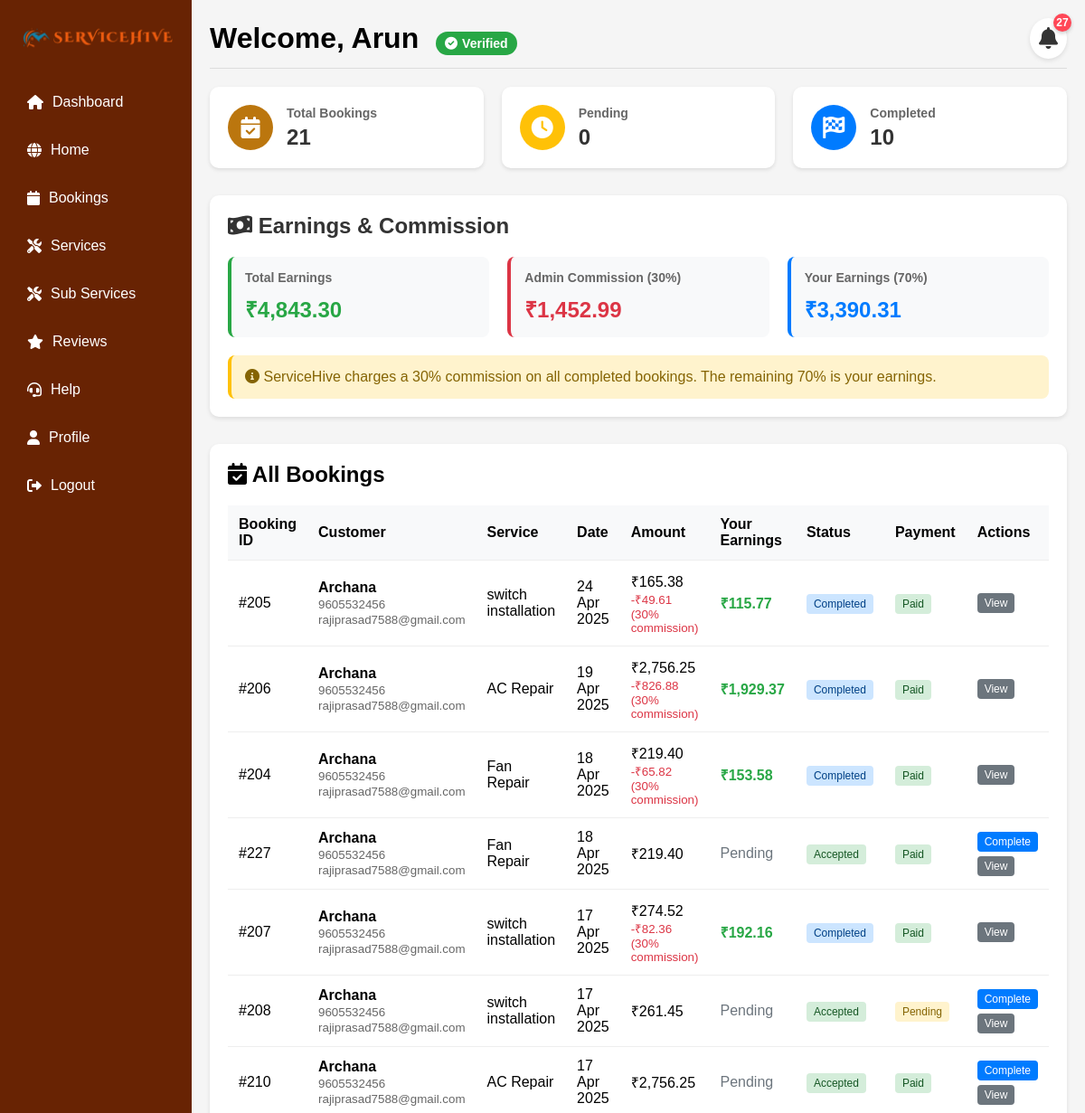
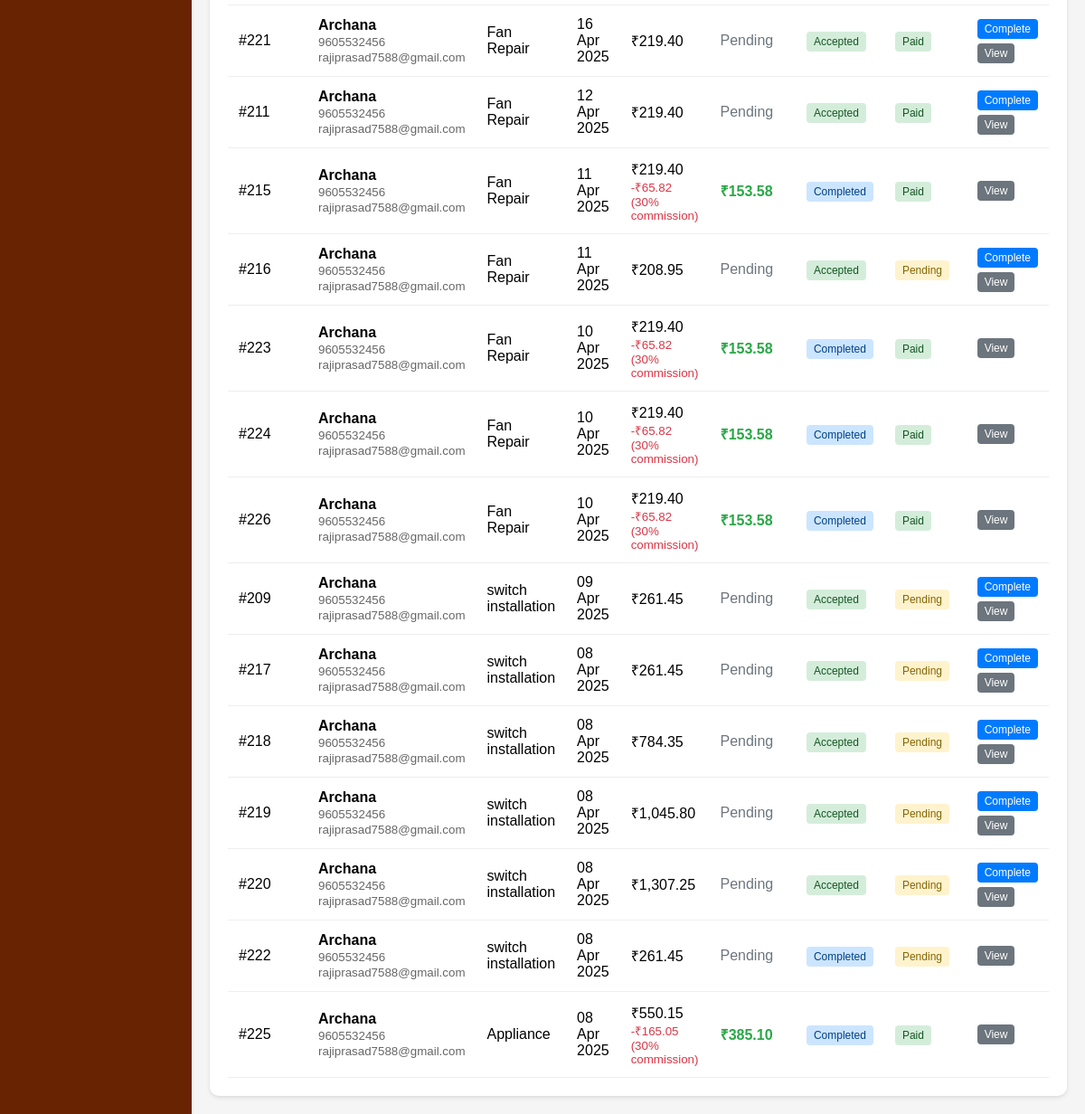
/provider_dashboard.php (signed in), run on the app's committed database (2 pictures, top to bottom).
### tables this page shows
CREATE TABLE `service_providers` (
  `provider_id` int(11) NOT NULL,
  `user_id` int(11) NOT NULL,
  `category_id` int(11) DEFAULT NULL,
  `business_name` varchar(100) DEFAULT NULL,
  `description` text DEFAULT NULL,
  `verified_status` tinyint(1) DEFAULT 0,
  `certifications` text DEFAULT NULL,
  `availability` longtext DEFAULT NULL CHECK (json_valid(`availability`)),
  `rating` decimal(3,2) DEFAULT 0.00,
  `total_reviews` int(11) DEFAULT 0,
  `status` enum('pending','approved','rejected') DEFAULT 'pending',
  `created_at` timestamp NOT NULL DEFAULT current_timestamp(),
  `updated_at` timestamp NOT NULL DEFAULT current_timestamp() ON UPDATE current_timestamp(),
  `id_type` enum('aadhar','pan','voter','driving') DEFAULT NULL,
  `license_number` varchar(50) DEFAULT NULL,
  `id_number` varchar(20) DEFAULT NULL,
  `id_verified` tinyint(4) DEFAULT 0,
  `id_proof_status` enum('pending','completed','rejected') DEFAULT 'pending',
  `id_proof_front` varchar(255) DEFAULT NULL,
  `id_proof_back` varchar(255) DEFAULT NULL,
  `address_proof` varchar(255) DEFAULT NULL,
  `documents_uploaded` enum('pending','completed','rejected') DEFAULT 'pending',
  `working_hours_start` time DEFAULT '09:00:00',
  `working_hours_end` time DEFAULT '17:00:00'
);

CREATE TABLE `users` (
  `id` int(11) NOT NULL,
  `username` varchar(50) NOT NULL,
  `email` varchar(100) NOT NULL,
  `mobile` varchar(15) NOT NULL,
  `password` varchar(255) NOT NULL,
  `role` enum('admin','user','service_provider') DEFAULT 'user',
  `status` enum('pending','approved','rejected') DEFAULT 'pending',
  `email_verified` tinyint(1) DEFAULT 0,
  `verification_token` varchar(255) DEFAULT NULL,
  `token_expiry` timestamp NULL DEFAULT NULL,
  `address` text DEFAULT NULL,
  `city` varchar(100) DEFAULT NULL,
  `state` varchar(2) DEFAULT NULL,
  `is_active` tinyint(1) DEFAULT 1,
  `created_at` timestamp NOT NULL DEFAULT current_timestamp(),
  `updated_at` timestamp NOT NULL DEFAULT current_timestamp() ON UPDATE current_timestamp()
);

CREATE TABLE `bookings` (
  `booking_id` int(11) NOT NULL,
  `user_id` int(11) NOT NULL,
  `address_id` int(11) DEFAULT NULL,
  `provider_id` int(11) NOT NULL,
  `service_id` int(11) NOT NULL,
  `category_id` int(11) DEFAULT NULL,
  `booking_date` date NOT NULL,
  `time_slot` time NOT NULL,
  `booking_time` time NOT NULL,
  `status` enum('pending','accepted','rejected','completed','cancelled') DEFAULT 'pending',
  `priority` enum('yes','no') DEFAULT 'no',
  `total_amount` decimal(10,2) NOT NULL,
  `refund_amount` decimal(10,2) DEFAULT NULL,
  `payment_status` enum('pending','paid','refunded') DEFAULT 'pending',
  `notes` text DEFAULT NULL,
  `created_at` timestamp NOT NULL DEFAULT current_timestamp(),
  `updated_at` timestamp NOT NULL DEFAULT current_timestamp() ON UPDATE current_timestamp(),
  `booking_reference` varchar(50) DEFAULT NULL,
  `address` text NOT NULL,
  `subtotal` decimal(10,2) NOT NULL,
  `convenience_fee` decimal(10,2) NOT NULL,
  `payment_method` varchar(50) DEFAULT NULL,
  `total_price` decimal(10,2) DEFAULT 0.00,
  `payment_id` varchar(100) DEFAULT NULL
);

CREATE TABLE `tbl_services` (
  `service_id` int(11) NOT NULL,
  `category_id` int(11) NOT NULL,
  `provider_id` int(11) NOT NULL,
  `service_name` varchar(255) NOT NULL,
  `price` decimal(10,2) NOT NULL,
  `description` text DEFAULT NULL,
  `pricing_type` enum('fixed','quantity','measurement') DEFAULT 'fixed',
  `add_to_cart_option` tinyint(1) DEFAULT 1,
  `is_active` tinyint(1) DEFAULT 1,
  `created_at` timestamp NOT NULL DEFAULT current_timestamp(),
  `updated_at` timestamp NOT NULL DEFAULT current_timestamp() ON UPDATE current_timestamp(),
  `image_path` varchar(255) DEFAULT NULL
);

### provider_dashboard.php (the view, shortened to what the rows shown need)
<?php
require_once 'dbconnect.php';
$user_id = $_SESSION['user_id'];
$stmt = $conn->prepare("
    SELECT sp.*, u.username
    FROM service_providers sp
    JOIN users u ON sp.user_id = u.id
    WHERE sp.user_id = ?
");
$stmt->bind_param("i", $user_id);
$stmt->execute();
$result = $stmt->get_result();
$provider_data = $result->fetch_assoc();
$provider_id = $provider_data['provider_id'];
$provider_name = $provider_data['username'];
$is_verified = $provider_data['verified_status'] == 1;
$verification_status = $provider_data['status'] ?? 'pending';
$is_restricted = !$is_verified && ($verification_status == 'pending' || $verification_status == 'rejected');
$documents_submitted = false;
if (isset($provider_id)) {
    $stmt = $conn->prepare("
        SELECT * FROM verification_documents
        WHERE provider_id = ?
        ORDER BY uploaded_at DESC
        LIMIT 1
    ");
    $stmt->bind_param("i", $provider_id);
    $stmt->execute();
    $doc_result = $stmt->get_result();
    $documents_submitted = $doc_result->num_rows > 0;
}
$stmt = $conn->prepare("
    SELECT id, title, message, created_at
    FROM notifications
    WHERE user_id = ? AND is_read = 0
    ORDER BY created_at DESC
");
$stmt->bind_param("i", $user_id);
$stmt->execute();
$notifications = $stmt->get_result()->fetch_all(MYSQLI_ASSOC);
$notification_count = count($notifications);
$stmt = $conn->prepare("
    SELECT
        b.*,
        u.username as customer_name,
        u.mobile as customer_mobile,
        u.email as customer_email,
        s.service_name,
        COALESCE(b.total_amount, b.total_price) as final_price
    FROM bookings b
    JOIN users u ON b.user_id = u.id
    JOIN tbl_services s ON b.service_id = s.service_id
    WHERE b.provider_id = ?
    ORDER BY b.booking_date DESC, b.time_slot ASC
");
$stmt->bind_param("i", $provider_id);
$stmt->execute();
$bookings = $stmt->get_result()->fetch_all(MYSQLI_ASSOC);
?>
<!DOCTYPE html>
<html lang="en">
<head>
    <link rel="stylesheet" href="https://cdnjs.cloudflare.com/ajax/libs/font-awesome/6.0.0/css/all.min.css">
</head>
<body>
    <div class="dashboard-container">
        <div class="main-content">
            <div class="header">
                <h1>
                    Welcome, <?php echo htmlspecialchars($provider_name); ?>
                    <?php if ($is_verified): ?>
                        <span class="verified-badge"><i class="fas fa-check-circle"></i> Verified</span>
                    <?php endif; ?>
                </h1>
                <div class="notification-bell">
                    <i class="fas fa-bell" id="bellIcon"></i>
                    <?php if ($notification_count > 0): ?>
                        <span class="notification-badge"><?php echo $notification_count; ?></span>
                    <?php endif; ?>
                </div>
            </div>
            <div class="commission-container" style="background-color: white; padding: 20px; border-radius: 10px; box-shadow: 0 2px 5px rgba(0,0,0,0.1); margin-bottom: 30px;">
                <h2 style="margin-bottom: 20px; color: #333; font-size: 1.5rem;"><i class="fas fa-money-bill-wave"></i> Earnings & Commission</h2>
            </div>
            <div class="bookings-container">
                <h2><i class="fas fa-calendar-check"></i> All Bookings</h2>
                <?php if ($is_restricted): ?>
                    <div class="restricted-message">
                        <i class="fas fa-lock"></i>
                        <h3>Account Verification Required</h3>
                        <p>Your account is currently under verification. You'll be able to manage bookings once your account is verified by our team.</p>
                        <p>Please complete the verification process if you haven't already. This usually takes 1-2 business days.</p>
                        <?php if (!$documents_submitted): ?>
                            <p><a href="#" id="showVerificationBtn" style="color: #ff5722; text-decoration: underline;">Click here to complete verification</a></p>
                        <?php endif; ?>
                    </div>
                <?php elseif (empty($bookings)): ?>
                    <div class="no-bookings">
                        <p>No bookings found.</p>
                    </div>
                <?php else: ?>
                    <div class="table-responsive">
                        <table class="booking-table">
                            <thead>
                                <tr>
                                    <th>Booking ID</th>
                                    <th>Customer</th>
                                    <th>Service</th>
                                    <th>Date</th>
                                    <th>Amount</th>
                                    <th>Your Earnings</th>
                                    <th>Status</th>
                                    <th>Payment</th>
                                    <th>Actions</th>
                                </tr>
                            </thead>
                            <tbody>
                                <?php foreach ($bookings as $booking): ?>
                                    <tr>
                                        <td>#<?php echo $booking['booking_id']; ?></td>
                                        <td>
                                            <div class="customer-info">
                                                <strong><?php echo htmlspecialchars($booking['customer_name']); ?></strong>
                                                <small><?php echo htmlspecialchars($booking['customer_mobile']); ?></small>
                                                <small><?php echo htmlspecialchars($booking['customer_email']); ?></small>
                                            </div>
                                        </td>
                                        <td><?php echo htmlspecialchars($booking['service_name']); ?></td>
                                        <td>
                                            <?php
                                            echo date('d M Y', strtotime($booking['booking_date'])) . '<br>';
                                            ?>
                                        </td>
                                        <td>
                                            ₹<?php echo number_format($booking['final_price'], 2); ?>
                                            <?php if ($booking['status'] === 'completed' && $booking['payment_status'] === 'paid'): ?>
                                                <small style="display: block; color: #dc3545;">
                                                    -₹<?php echo number_format($booking['final_price'] * 0.3, 2); ?> (30% commission)
                                                </small>
                                            <?php endif; ?>
                                        </td>
                                        <td>
                                            <?php if ($booking['status'] === 'completed' && $booking['payment_status'] === 'paid'): ?>
                                                <span style="color: #28a745; font-weight: bold;">
                                                    ₹<?php echo number_format($booking['final_price'] * 0.7, 2); ?>
                                                </span>
                                            <?php else: ?>
                                                <span style="color: #6c757d;">Pending</span>
                                            <?php endif; ?>
                                        </td>
                                        <td>
                                            <span class="status-badge status-<?php echo strtolower($booking['status']); ?>">
                                                <?php echo ucfirst($booking['status']); ?>
                                            </span>
                                        </td>
                                        <td>
                                            <span class="payment-status <?php echo strtolower($booking['payment_status']); ?>">
                                                <?php echo ucfirst($booking['payment_status']); ?>
                                            </span>
                                        </td>
                                        <td>
                                            <div class="action-buttons">
                                                <?php if ($is_restricted): ?>
                                                    <button disabled class="btn-action" style="opacity: 0.5; cursor: not-allowed;"
                                                            title="Available after verification">
                                                        Actions locked
                                                    </button>
                                                <?php else: ?>
                                                    <?php if ($booking['status'] === 'pending'): ?>
                                                        <button onclick="updateBookingStatus(<?php echo $booking['booking_id']; ?>, 'accepted')"
                                                                class="btn-action accept">
                                                            Accept
                                                        </button>
                                                        <button onclick="updateBookingStatus(<?php echo $booking['booking_id']; ?>, 'rejected')"
                                                                class="btn-action reject">
                                                            Reject
                                                        </button>
                                                    <?php elseif ($booking['status'] === 'accepted'): ?>
                                                        <button onclick="updateBookingStatus(<?php echo $booking['booking_id']; ?>, 'completed')"
                                                                class="btn-action complete">
                                                            Complete
                                                        </button>
                                                    <?php endif; ?>
                                                    <button onclick="viewBookingDetails(<?php echo $booking['booking_id']; ?>)"
                                                            class="btn-action view">
                                                        View
                                                    </button>
                                                <?php endif; ?>
                                            </div>
                                        </td>
                                    </tr>
                                <?php endforeach; ?>
                            </tbody>
                        </table>
                    </div>
                <?php endif; ?>
            </div>
        </div>
    </div>
</body>
</html>

### data on the page
service_providers: user.username "Arun"
bookings: booking_id "205", user.username "Archana", user.mobile "9605532456", user.email "rajiprasad7588@gmail.com", service.service_name "switch installation", booking_date "24 Apr 2025", final_price "165.38", final_price "49.61", final_price "115.77", status "Completed", payment_status "Paid"
bookings: booking_id "206", user.username "Archana", user.mobile "9605532456", user.email "rajiprasad7588@gmail.com", service.service_name "AC Repair", booking_date "19 Apr 2025", final_price "2,756.25", final_price "826.88", final_price "1,929.37", status "Completed", payment_status "Paid"
bookings: booking_id "204", user.username "Archana", user.mobile "9605532456", user.email "rajiprasad7588@gmail.com", service.service_name "Fan Repair", booking_date "18 Apr 2025", final_price "219.40", final_price "65.82", final_price "153.58", status "Completed", payment_status "Paid"
bookings: booking_id "227", user.username "Archana", user.mobile "9605532456", user.email "rajiprasad7588@gmail.com", service.service_name "Fan Repair", booking_date "18 Apr 2025", final_price "219.40", shows "Pending", status "Accepted", payment_status "Paid"
bookings: booking_id "207", user.username "Archana", user.mobile "9605532456", user.email "rajiprasad7588@gmail.com", service.service_name "switch installation", booking_date "17 Apr 2025", final_price "274.52", final_price "82.36", final_price "192.16", status "Completed", payment_status "Paid"
bookings: booking_id "208", user.username "Archana", user.mobile "9605532456", user.email "rajiprasad7588@gmail.com", service.service_name "switch installation", booking_date "17 Apr 2025", final_price "261.45", shows "Pending", status "Accepted", payment_status "Pending"
bookings: booking_id "210", user.username "Archana", user.mobile "9605532456", user.email "rajiprasad7588@gmail.com", service.service_name "AC Repair", booking_date "17 Apr 2025", final_price "2,756.25", shows "Pending", status "Accepted", payment_status "Paid"
bookings: booking_id "221", user.username "Archana", user.mobile "9605532456", user.email "rajiprasad7588@gmail.com", service.service_name "Fan Repair", booking_date "16 Apr 2025", final_price "219.40", shows "Pending", status "Accepted", payment_status "Paid"
bookings: booking_id "211", user.username "Archana", user.mobile "9605532456", user.email "rajiprasad7588@gmail.com", service.service_name "Fan Repair", booking_date "12 Apr 2025", final_price "219.40", shows "Pending", status "Accepted", payment_status "Paid"
bookings: booking_id "215", user.username "Archana", user.mobile "9605532456", user.email "rajiprasad7588@gmail.com", service.service_name "Fan Repair", booking_date "11 Apr 2025", final_price "219.40", final_price "65.82", final_price "153.58", status "Completed", payment_status "Paid"
bookings: booking_id "216", user.username "Archana", user.mobile "9605532456", user.email "rajiprasad7588@gmail.com", service.service_name "Fan Repair", booking_date "11 Apr 2025", final_price "208.95", shows "Pending", status "Accepted", payment_status "Pending"
bookings: booking_id "223", user.username "Archana", user.mobile "9605532456", user.email "rajiprasad7588@gmail.com", service.service_name "Fan Repair", booking_date "10 Apr 2025", final_price "219.40", final_price "65.82", final_price "153.58", status "Completed", payment_status "Paid"
bookings: booking_id "224", user.username "Archana", user.mobile "9605532456", user.email "rajiprasad7588@gmail.com", service.service_name "Fan Repair", booking_date "10 Apr 2025", final_price "219.40", final_price "65.82", final_price "153.58", status "Completed", payment_status "Paid"
bookings: booking_id "226", user.username "Archana", user.mobile "9605532456", user.email "rajiprasad7588@gmail.com", service.service_name "Fan Repair", booking_date "10 Apr 2025", final_price "219.40", final_price "65.82", final_price "153.58", status "Completed", payment_status "Paid"
bookings: booking_id "209", user.username "Archana", user.mobile "9605532456", user.email "rajiprasad7588@gmail.com", service.service_name "switch installation", booking_date "09 Apr 2025", final_price "261.45", shows "Pending", status "Accepted", payment_status "Pending"
bookings: booking_id "217", user.username "Archana", user.mobile "9605532456", user.email "rajiprasad7588@gmail.com", service.service_name "switch installation", booking_date "08 Apr 2025", final_price "261.45", shows "Pending", status "Accepted", payment_status "Pending"
bookings: booking_id "218", user.username "Archana", user.mobile "9605532456", user.email "rajiprasad7588@gmail.com", service.service_name "switch installation", booking_date "08 Apr 2025", final_price "784.35", shows "Pending", status "Accepted", payment_status "Pending"
bookings: booking_id "219", user.username "Archana", user.mobile "9605532456", user.email "rajiprasad7588@gmail.com", service.service_name "switch installation", booking_date "08 Apr 2025", final_price "1,045.80", shows "Pending", status "Accepted", payment_status "Pending"
bookings: booking_id "220", user.username "Archana", user.mobile "9605532456", user.email "rajiprasad7588@gmail.com", service.service_name "switch installation", booking_date "08 Apr 2025", final_price "1,307.25", shows "Pending", status "Accepted", payment_status "Pending"
bookings: booking_id "222", user.username "Archana", user.mobile "9605532456", user.email "rajiprasad7588@gmail.com", service.service_name "switch installation", booking_date "08 Apr 2025", final_price "261.45", shows "Pending", status "Completed", payment_status "Pending"
bookings: booking_id "225", user.username "Archana", user.mobile "9605532456", user.email "rajiprasad7588@gmail.com", service.service_name "Appliance", booking_date "08 Apr 2025", final_price "550.15", final_price "165.05", final_price "385.10", status "Completed", payment_status "Paid"

### other printed values
$notification_count "27"
$counts['total_bookings'] "21"
$counts['pending_bookings'] "0"
$counts['completed_bookings'] "10"
$total_earnings "4,843.30"
$admin_commission "1,452.99"
$provider_earnings "3,390.31"
